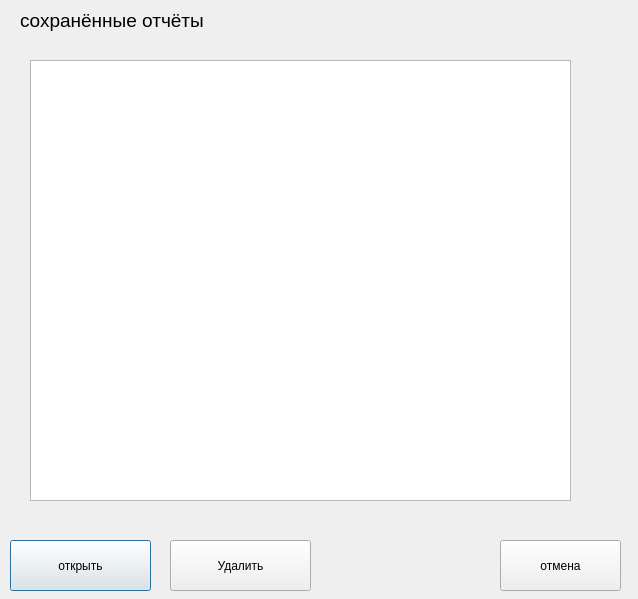
<?xml version="1.0" encoding="UTF-8"?>
<ui version="4.0">
 <class>Dialog</class>
 <widget class="QDialog" name="Dialog">
  <property name="geometry">
   <rect>
    <x>0</x>
    <y>0</y>
    <width>638</width>
    <height>599</height>
   </rect>
  </property>
  <property name="windowTitle">
   <string>Dialog</string>
  </property>
  <widget class="QTableWidget" name="tableWidget">
   <property name="geometry">
    <rect>
     <x>30</x>
     <y>60</y>
     <width>541</width>
     <height>441</height>
    </rect>
   </property>
  </widget>
  <widget class="QLabel" name="label">
   <property name="geometry">
    <rect>
     <x>20</x>
     <y>0</y>
     <width>351</width>
     <height>41</height>
    </rect>
   </property>
   <property name="font">
    <font>
     <pointsize>14</pointsize>
    </font>
   </property>
   <property name="text">
    <string>сохранённые отчёты</string>
   </property>
  </widget>
  <widget class="QPushButton" name="openPushButton">
   <property name="geometry">
    <rect>
     <x>10</x>
     <y>540</y>
     <width>141</width>
     <height>51</height>
    </rect>
   </property>
   <property name="text">
    <string>открыть</string>
   </property>
  </widget>
  <widget class="QPushButton" name="cancelPpushButton">
   <property name="geometry">
    <rect>
     <x>500</x>
     <y>540</y>
     <width>121</width>
     <height>51</height>
    </rect>
   </property>
   <property name="text">
    <string>отмена</string>
   </property>
  </widget>
  <widget class="QPushButton" name="deletePushButton">
   <property name="geometry">
    <rect>
     <x>170</x>
     <y>540</y>
     <width>141</width>
     <height>51</height>
    </rect>
   </property>
   <property name="text">
    <string>Удалить</string>
   </property>
  </widget>
 </widget>
 <resources/>
 <connections/>
</ui>
